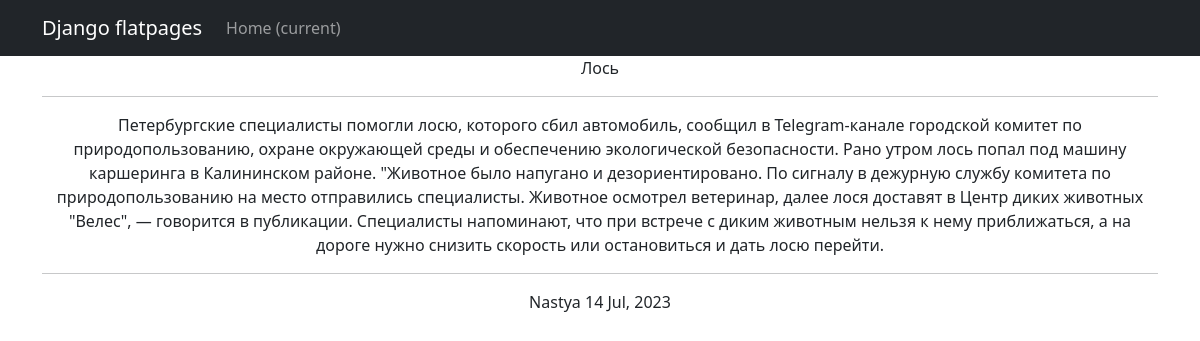
Page /news/4 on the committed database.
### newapp/models.py (models this page shows, shortened)
class Post(models.Model):
    author = models.ForeignKey(Author, on_delete=models.CASCADE)
    NEWS = 'NW'
    ARTICLE = 'AT'
    CATEGORY_CHOICES = (
        (NEWS, 'Новость'),
        (ARTICLE, 'Статья'),
    )
    categoryType = models.CharField(max_length=2, choices=CATEGORY_CHOICES, default=ARTICLE)
    dateCreation = models.DateTimeField(auto_now_add=True)
    postCategory = models.ManyToManyField(Category, through='PostCategory')
    title = models.CharField(max_length=128)
    text = models.TextField()
    rating = models.SmallIntegerField(default=0)

class Author(models.Model):
    authorUser = models.OneToOneField(User, on_delete=models.CASCADE)
    ratingAuthor = models.SmallIntegerField(default=0)

### newapp/views.py (the view)
# urls.py: path('<int:pk>', PostDetail.as_view(), name='post_detail'),
class PostDetail(DetailView):
    model = Post
    context_object_name = 'Post'
    template_name = 'post.html'

### newapp/templatetags/censor.py (called while the page is built)
@register.filter()
def censor(value):
    words_to_censor = ['редиска', 'капустка', 'картошка']
    if not isinstance(value, str):
        raise ValueError("Значение должно быть строкой")
    for word in words_to_censor:
        value = value.replace(word, word[0] + '*' * len(word))
    return mark_safe(value)

### templates/post.html (shortened to what this page needs)
{% extends 'flatpages/default.html' %}
{% load censor %}
{% block content %}
<td>{{ Post.title|censor }}</td>
<hr>
<td>{{ Post.text|censor }}</td>
<hr>
<td>{{ Post.author.authorUser }}</td>
<td>{{ Post.dateCreation|date:"d M, Y" }}</td>
{% endblock content %}

### rows in the picture
Post: title|censor "Лось", text|censor "Петербургские специалисты помогли лосю, которого сбил автомобиль, сообщил в Telegram-канале городской комитет по природопользованию, охране окружающей среды и обеспечению экологической безопасности. Рано утром лось попал под машину каршеринга в Калининском районе. \"Животное было напугано и дезориентировано. По сигналу в дежурную службу комитета по природопользованию на место отправились специалисты. Животное осмотрел ветеринар, далее лося доставят в Центр диких животных \"Велес\", — говорится в публикации. Специалисты напоминают, что при встрече с диким животным нельзя к нему приближаться, а на дороге нужно снизить скорость или остановиться и дать лосю перейти.", author.authorUser "Nastya", dateCreation "14 Jul, 2023"
